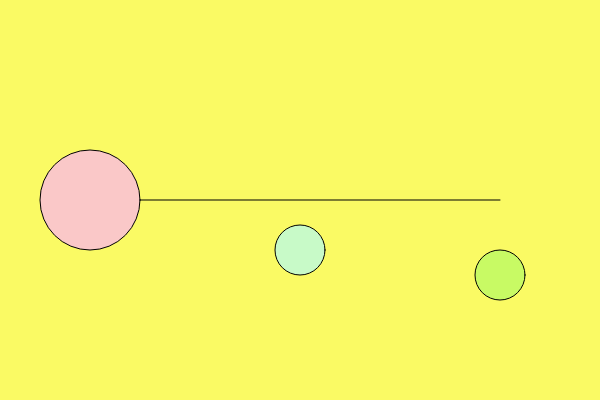
Frame 1 (no input)
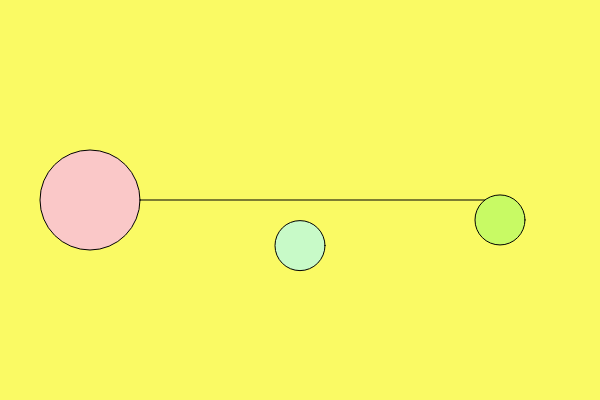
Frame 60 (no input)
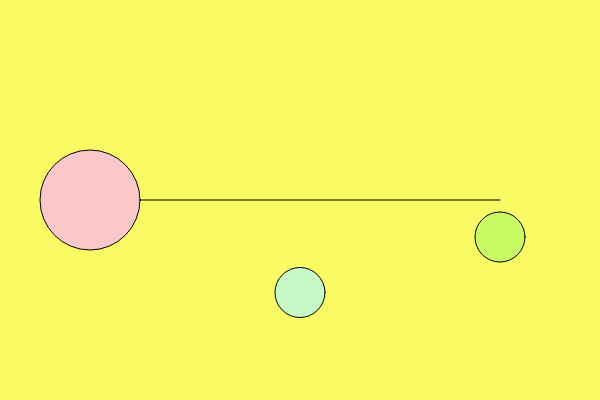
Frame 120 (the mouse pressed at the canvas centre since frame 60)

The p5.js sketch that drew these frames (run headless with seeded random() and noise() and a simulated clock; from frame 60 on, the mouse is pressed at the canvas centre):

// p5.js sketch
// ── sketch.js
var source = 1000;
var prey = 10
var pred = 5
var k1 = 0.001
var k2 = 0.05
var k3 = 0.1
var k4 = 0.05
var k5 = 0.3
var dt = 0.05
var dprey
var dpred

function setup() {
    createCanvas(600, 400);   


}
function draw() {
    //backgournd
    background(250, 250, 100);
    
    //line
    line(90,200,500,200)
    
    //source
    fill(250,200,200);
    ellipse(90, 200, 100, 100);
    
    //prey
    fill(200, 250, 200);
    //ellipse(300, 200, prey*5, prey*5);
    ellipse(300, 300-(prey*5), 50, 50);
    
    
    
    //pred
    fill(200, 250, 100);
    //ellipse(500, 200, pred*5, pred*5);
    ellipse(500, 300-(pred*5), 50,50);
    dprey = ((k1*source * prey)-(k2*prey)-(k3 * prey * pred))*dt;
    
    dpred = ((k4*pred*prey)-(k5*pred))*dt;
    
    prey = prey + dprey
    pred = pred + dpred
    
}

// ── odum.sketch.js
var source = 1000;
var prey = 10
var pred = 5
var k1 = 0.001
var k2 = 0.05
var k3 = 0.1
var k4 = 0.05
var k5 = 0.3
var dt = 0.05
var dprey
var dpred

function setup() {
    createCanvas(600, 400);   


}
function draw() {
    //backgournd
    background(250, 250, 100);
    
    //line
    line(90,200,500,200)
    
    //source
    fill(250,200,200);
    ellipse(90, 200, 100, 100);
    
    //prey
    fill(200, 250, 200);
    //ellipse(300, 200, prey*5, prey*5);
    ellipse(300, 300-(prey*5), 50, 50);
    
    
    
    //pred
    fill(200, 250, 100);
    //ellipse(500, 200, pred*5, pred*5);
    ellipse(500, 300-(pred*5), 50,50);
    dprey = ((k1*source * prey)-(k2*prey)-(k3 * prey * pred))*dt;
    
    dpred = ((k4*pred*prey)-(k5*pred))*dt;
    
    prey = prey + dprey
    pred = pred + dpred
    
}
